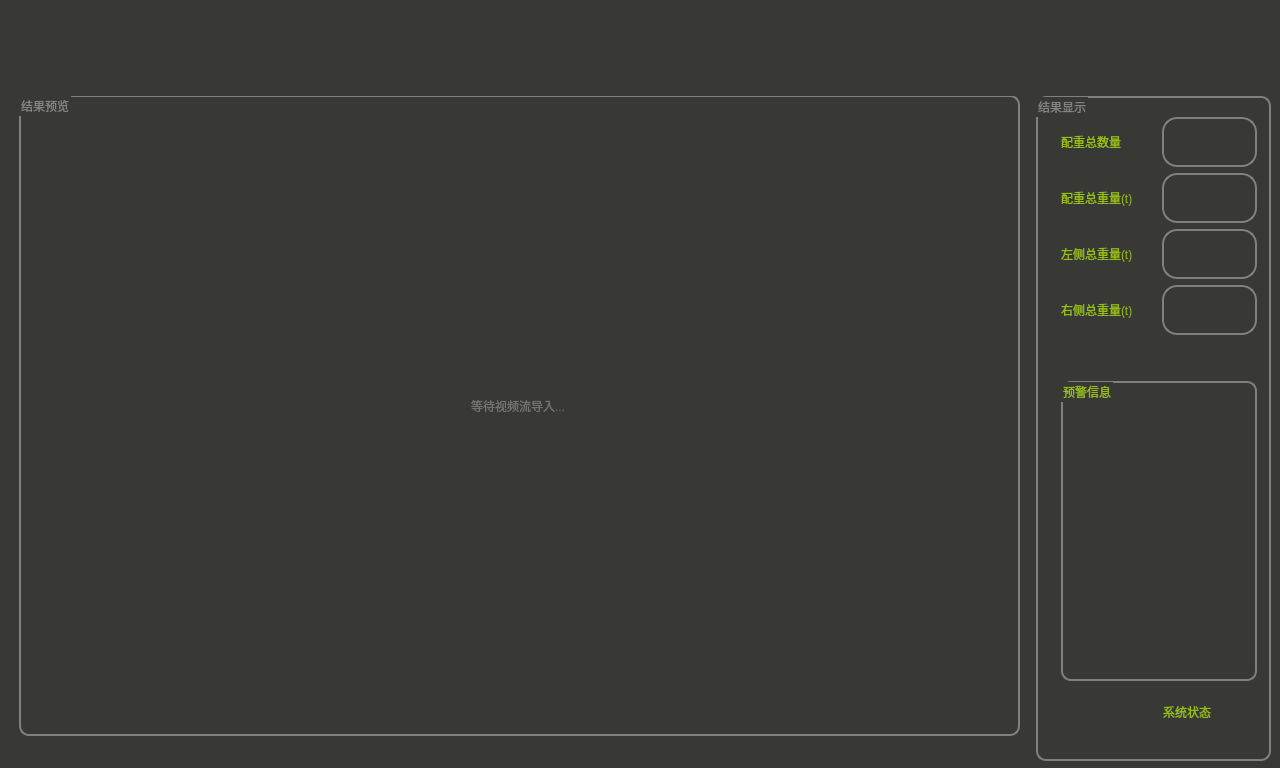
<?xml version="1.0" encoding="UTF-8"?>
<ui version="4.0">
 <class>MainWindow</class>
 <widget class="QWidget" name="MainWindow">
  <property name="geometry">
   <rect>
    <x>0</x>
    <y>0</y>
    <width>1280</width>
    <height>768</height>
   </rect>
  </property>
  <property name="windowTitle">
   <string>MainWindow</string>
  </property>
  <property name="styleSheet">
   <string notr="true">background-color: rgb(56, 57, 52);</string>
  </property>
  <widget class="QWidget" name="verticalLayoutWidget">
   <property name="geometry">
    <rect>
     <x>10</x>
     <y>10</y>
     <width>1261</width>
     <height>751</height>
    </rect>
   </property>
   <layout class="QVBoxLayout" name="verticalLayout">
    <item>
     <layout class="QHBoxLayout" name="horizontalLayout">
      <item>
       <widget class="QLabel" name="label">
        <property name="text">
         <string/>
        </property>
        <property name="pixmap">
         <pixmap>font/logo.png</pixmap>
        </property>
       </widget>
      </item>
      <item>
       <spacer name="horizontalSpacer">
        <property name="orientation">
         <enum>Qt::Horizontal</enum>
        </property>
        <property name="sizeHint" stdset="0">
         <size>
          <width>40</width>
          <height>20</height>
         </size>
        </property>
       </spacer>
      </item>
      <item>
       <widget class="QPushButton" name="exit">
        <property name="sizePolicy">
         <sizepolicy hsizetype="Preferred" vsizetype="Preferred">
          <horstretch>0</horstretch>
          <verstretch>0</verstretch>
         </sizepolicy>
        </property>
        <property name="minimumSize">
         <size>
          <width>80</width>
          <height>80</height>
         </size>
        </property>
        <property name="maximumSize">
         <size>
          <width>80</width>
          <height>80</height>
         </size>
        </property>
        <property name="layoutDirection">
         <enum>Qt::LeftToRight</enum>
        </property>
        <property name="styleSheet">
         <string notr="true">background-color:  transparent;
border:none;</string>
        </property>
        <property name="text">
         <string/>
        </property>
        <property name="icon">
         <iconset theme="face-laugh">
          <normaloff>font/退出.png</normaloff>font/退出.png</iconset>
        </property>
        <property name="iconSize">
         <size>
          <width>80</width>
          <height>80</height>
         </size>
        </property>
       </widget>
      </item>
     </layout>
    </item>
    <item>
     <layout class="QHBoxLayout" name="horizontalLayout_2">
      <item>
       <widget class="QStackedWidget" name="stackedWidget">
        <property name="sizePolicy">
         <sizepolicy hsizetype="Fixed" vsizetype="Preferred">
          <horstretch>0</horstretch>
          <verstretch>0</verstretch>
         </sizepolicy>
        </property>
        <property name="minimumSize">
         <size>
          <width>1020</width>
          <height>0</height>
         </size>
        </property>
        <property name="currentIndex">
         <number>1</number>
        </property>
        <widget class="QWidget" name="page_5">
         <widget class="QGroupBox" name="groupBox_2">
          <property name="geometry">
           <rect>
            <x>9</x>
            <y>-1</y>
            <width>1001</width>
            <height>211</height>
           </rect>
          </property>
          <property name="styleSheet">
           <string notr="true">QGroupBox
{
	
	background-color: transparent;
	font: 12pt &quot;Microsoft YaHei UI&quot;;
	color: rgb(131, 131, 131);
	border-radius:10px;
	border:2px solid gray;
}</string>
          </property>
          <property name="title">
           <string>视频流导入</string>
          </property>
          <widget class="QComboBox" name="stream_file_list">
           <property name="geometry">
            <rect>
             <x>140</x>
             <y>80</y>
             <width>651</width>
             <height>40</height>
            </rect>
           </property>
           <property name="minimumSize">
            <size>
             <width>0</width>
             <height>40</height>
            </size>
           </property>
           <property name="maximumSize">
            <size>
             <width>16777215</width>
             <height>40</height>
            </size>
           </property>
           <property name="mouseTracking">
            <bool>false</bool>
           </property>
           <property name="tabletTracking">
            <bool>false</bool>
           </property>
           <property name="acceptDrops">
            <bool>false</bool>
           </property>
           <property name="layoutDirection">
            <enum>Qt::LeftToRight</enum>
           </property>
           <property name="autoFillBackground">
            <bool>false</bool>
           </property>
           <property name="styleSheet">
            <string notr="true">QComboBox::down-arrow
{
	/*image:url(:/font/down-arrow.png);*/
}
QComboBox{
	color: rgb(255, 255, 255);
	font: 12pt &quot;Microsoft YaHei UI&quot;;
	background-color:transparent;
	border:2px solid gray;
	border-radius:15px;
}
QComboBox::drop-down 
{
	subcontrol-origin: padding;
	subcontrol-position: top right;
	width: 50px;
}

  QComboBox QAbstractItemView{
  border:2px solid gray;
  border-radius:3px;
	background-color:rgb(56, 57, 52);
    outline: 0px;  
}

QComboBox QAbstractItemView::item{
	height:36px;
	color:white;
	padding-left:0px;
}

QComboBox QAbstractItemView::item:selected{
  background-color:#97BE15;
  color:#ffffff;
  border:2px solid gray;
  border-radius:15px;
}</string>
           </property>
           <property name="editable">
            <bool>false</bool>
           </property>
           <property name="iconSize">
            <size>
             <width>30</width>
             <height>30</height>
            </size>
           </property>
           <property name="duplicatesEnabled">
            <bool>false</bool>
           </property>
           <property name="frame">
            <bool>true</bool>
           </property>
           <item>
            <property name="text">
             <string>0</string>
            </property>
           </item>
           <item>
            <property name="text">
             <string>D:\视频\超起配重3月8日.mp4</string>
            </property>
           </item>
          </widget>
          <widget class="QPushButton" name="open_stream_file">
           <property name="geometry">
            <rect>
             <x>840</x>
             <y>70</y>
             <width>60</width>
             <height>60</height>
            </rect>
           </property>
           <property name="sizePolicy">
            <sizepolicy hsizetype="Preferred" vsizetype="Preferred">
             <horstretch>0</horstretch>
             <verstretch>0</verstretch>
            </sizepolicy>
           </property>
           <property name="minimumSize">
            <size>
             <width>60</width>
             <height>60</height>
            </size>
           </property>
           <property name="maximumSize">
            <size>
             <width>60</width>
             <height>60</height>
            </size>
           </property>
           <property name="layoutDirection">
            <enum>Qt::LeftToRight</enum>
           </property>
           <property name="styleSheet">
            <string notr="true">background-color:  transparent;
border:none;</string>
           </property>
           <property name="icon">
            <iconset theme="face-laugh">
             <normaloff>font/搜索.png</normaloff>font/搜索.png</iconset>
           </property>
           <property name="iconSize">
            <size>
             <width>60</width>
             <height>60</height>
            </size>
           </property>
          </widget>
         </widget>
         <widget class="QPushButton" name="stream_import">
          <property name="geometry">
           <rect>
            <x>940</x>
            <y>580</y>
            <width>60</width>
            <height>60</height>
           </rect>
          </property>
          <property name="sizePolicy">
           <sizepolicy hsizetype="Fixed" vsizetype="Fixed">
            <horstretch>0</horstretch>
            <verstretch>0</verstretch>
           </sizepolicy>
          </property>
          <property name="minimumSize">
           <size>
            <width>60</width>
            <height>60</height>
           </size>
          </property>
          <property name="maximumSize">
           <size>
            <width>60</width>
            <height>60</height>
           </size>
          </property>
          <property name="styleSheet">
           <string notr="true">background-color:  transparent;
border:none;</string>
          </property>
          <property name="text">
           <string/>
          </property>
          <property name="icon">
           <iconset theme="face-laugh">
            <normaloff>font/进入.png</normaloff>font/进入.png</iconset>
          </property>
          <property name="iconSize">
           <size>
            <width>60</width>
            <height>60</height>
           </size>
          </property>
         </widget>
         <widget class="QGroupBox" name="groupBox_4">
          <property name="geometry">
           <rect>
            <x>9</x>
            <y>219</y>
            <width>1001</width>
            <height>351</height>
           </rect>
          </property>
          <property name="styleSheet">
           <string notr="true">QGroupBox
{
	
	background-color: transparent;
	font: 12pt &quot;Microsoft YaHei UI&quot;;
	color: rgb(131, 131, 131);
	border-radius:10px;
	border:2px solid gray;
}</string>
          </property>
          <property name="title">
           <string>推理参数设置</string>
          </property>
          <widget class="QLabel" name="label_2">
           <property name="geometry">
            <rect>
             <x>10</x>
             <y>50</y>
             <width>111</width>
             <height>21</height>
            </rect>
           </property>
           <property name="styleSheet">
            <string notr="true">font: 12pt &quot;Microsoft YaHei UI&quot;;
color: rgb(151, 151, 151);</string>
           </property>
           <property name="text">
            <string>模型权重文件</string>
           </property>
          </widget>
          <widget class="QLabel" name="label_6">
           <property name="geometry">
            <rect>
             <x>10</x>
             <y>120</y>
             <width>91</width>
             <height>21</height>
            </rect>
           </property>
           <property name="styleSheet">
            <string notr="true">font: 12pt &quot;Microsoft YaHei UI&quot;;
color: rgb(151, 151, 151);</string>
           </property>
           <property name="text">
            <string>推理设备</string>
           </property>
          </widget>
          <widget class="QLabel" name="label_7">
           <property name="geometry">
            <rect>
             <x>10</x>
             <y>180</y>
             <width>91</width>
             <height>21</height>
            </rect>
           </property>
           <property name="styleSheet">
            <string notr="true">font: 12pt &quot;Microsoft YaHei UI&quot;;
color: rgb(151, 151, 151);</string>
           </property>
           <property name="text">
            <string>图片尺寸</string>
           </property>
          </widget>
          <widget class="QLabel" name="label_8">
           <property name="geometry">
            <rect>
             <x>10</x>
             <y>280</y>
             <width>91</width>
             <height>21</height>
            </rect>
           </property>
           <property name="styleSheet">
            <string notr="true">font: 12pt &quot;Microsoft YaHei UI&quot;;
color: rgb(151, 151, 151);</string>
           </property>
           <property name="text">
            <string>推理置信度</string>
           </property>
          </widget>
          <widget class="QSlider" name="conf">
           <property name="geometry">
            <rect>
             <x>140</x>
             <y>280</y>
             <width>651</width>
             <height>16</height>
            </rect>
           </property>
           <property name="styleSheet">
            <string notr="true">QSlider::groove:horizontal
{
    height: 10px;
    background: #C0C0C0;
    border: none;
    border-radius: 3px;
    padding-left:-1px;
    padding-right:-1px;
}
QSlider::handle:horizontal {
    background: white; /* 滑块的背景色 */
    border: 1px solid #5c5c5c; /* 滑块的边框样式 */
    width: 15px; /* 滑块的宽度 */
    margin: -4px 0; /* 滑块与轨道的间距 */
    border-radius: 7px; /* 滑块的圆角半径 */
}
QSlider::sub-page:horizontal
{
    height: 10px;
    background:  #97BE15;
    border: none ;
    border-radius: 2px;
}

// 还没划过的地方
QSlider::add-page:horizontal
{
    height: 10px;
    background: #gray;
    border: 0px solid ;
    border-radius: 2px;
}

</string>
           </property>
           <property name="maximum">
            <number>100</number>
           </property>
           <property name="singleStep">
            <number>1</number>
           </property>
           <property name="value">
            <number>50</number>
           </property>
           <property name="orientation">
            <enum>Qt::Horizontal</enum>
           </property>
          </widget>
          <widget class="QLabel" name="conf_value">
           <property name="geometry">
            <rect>
             <x>830</x>
             <y>280</y>
             <width>91</width>
             <height>20</height>
            </rect>
           </property>
           <property name="styleSheet">
            <string notr="true">font: 12pt &quot;Microsoft YaHei UI&quot;;
color: rgb(151, 151, 151);</string>
           </property>
           <property name="text">
            <string>0.50</string>
           </property>
          </widget>
          <widget class="QPushButton" name="open_weight_file">
           <property name="geometry">
            <rect>
             <x>840</x>
             <y>30</y>
             <width>60</width>
             <height>60</height>
            </rect>
           </property>
           <property name="sizePolicy">
            <sizepolicy hsizetype="Preferred" vsizetype="Preferred">
             <horstretch>0</horstretch>
             <verstretch>0</verstretch>
            </sizepolicy>
           </property>
           <property name="minimumSize">
            <size>
             <width>60</width>
             <height>60</height>
            </size>
           </property>
           <property name="maximumSize">
            <size>
             <width>60</width>
             <height>60</height>
            </size>
           </property>
           <property name="layoutDirection">
            <enum>Qt::LeftToRight</enum>
           </property>
           <property name="styleSheet">
            <string notr="true">background-color:  transparent;
border:none;</string>
           </property>
           <property name="icon">
            <iconset theme="face-laugh">
             <normaloff>font/搜索.png</normaloff>font/搜索.png</iconset>
           </property>
           <property name="iconSize">
            <size>
             <width>60</width>
             <height>60</height>
            </size>
           </property>
          </widget>
          <widget class="QComboBox" name="weight_file_list">
           <property name="geometry">
            <rect>
             <x>140</x>
             <y>40</y>
             <width>651</width>
             <height>40</height>
            </rect>
           </property>
           <property name="minimumSize">
            <size>
             <width>0</width>
             <height>40</height>
            </size>
           </property>
           <property name="maximumSize">
            <size>
             <width>16777215</width>
             <height>40</height>
            </size>
           </property>
           <property name="mouseTracking">
            <bool>false</bool>
           </property>
           <property name="tabletTracking">
            <bool>false</bool>
           </property>
           <property name="acceptDrops">
            <bool>false</bool>
           </property>
           <property name="layoutDirection">
            <enum>Qt::LeftToRight</enum>
           </property>
           <property name="autoFillBackground">
            <bool>false</bool>
           </property>
           <property name="styleSheet">
            <string notr="true">QComboBox{
	color: rgb(255, 255, 255);
	font: 12pt &quot;Microsoft YaHei UI&quot;;
	background-color:transparent;
	border:2px solid gray;
	border-radius:15px;
}
QComboBox::drop-down 
{
	subcontrol-origin: padding;
	subcontrol-position: top right;
	width: 50px;
}
QComboBox::down-arrow
{
	/*image:url(:/font/down-arrow.png);*/
}
  QComboBox QAbstractItemView{
  border:2px solid gray;
  border-radius:3px;
	background-color:rgb(56, 57, 52);
    outline: 0px;  
}

QComboBox QAbstractItemView::item{
	height:36px;
	color:white;
	padding-left:0px;
}

QComboBox QAbstractItemView::item:selected{
  background-color:#97BE15;
  color:#ffffff;
  border:2px solid gray;
  border-radius:15px;
}</string>
           </property>
           <property name="editable">
            <bool>false</bool>
           </property>
           <property name="iconSize">
            <size>
             <width>30</width>
             <height>30</height>
            </size>
           </property>
           <property name="duplicatesEnabled">
            <bool>false</bool>
           </property>
           <property name="frame">
            <bool>true</bool>
           </property>
           <item>
            <property name="text">
             <string>D:\Download\best.pt</string>
            </property>
           </item>
          </widget>
          <widget class="QWidget" name="horizontalLayoutWidget">
           <property name="geometry">
            <rect>
             <x>140</x>
             <y>110</y>
             <width>741</width>
             <height>51</height>
            </rect>
           </property>
           <layout class="QHBoxLayout" name="horizontalLayout_4">
            <item>
             <widget class="QCheckBox" name="GPU">
              <property name="styleSheet">
               <string notr="true">QCheckBox {
    color:white;
	font: 12pt &quot;Microsoft YaHei UI&quot;;
    background-color:transparent;
}

QCheckBox::indicator {
    /* 选择框尺寸 */
    width:20px;
    height:20px;
}
</string>
              </property>
              <property name="text">
               <string>GPU</string>
              </property>
              <property name="checked">
               <bool>true</bool>
              </property>
             </widget>
            </item>
            <item>
             <widget class="QCheckBox" name="CPU">
              <property name="styleSheet">
               <string notr="true">QCheckBox {
    color:white;
	font: 12pt &quot;Microsoft YaHei UI&quot;;
    background-color:transparent;
}

QCheckBox::indicator {
    /* 选择框尺寸 */
    width:20px;
    height:20px;
}</string>
              </property>
              <property name="text">
               <string>CPU</string>
              </property>
             </widget>
            </item>
           </layout>
          </widget>
          <widget class="QLineEdit" name="imgsz">
           <property name="geometry">
            <rect>
             <x>140</x>
             <y>180</y>
             <width>113</width>
             <height>31</height>
            </rect>
           </property>
           <property name="layoutDirection">
            <enum>Qt::LeftToRight</enum>
           </property>
           <property name="styleSheet">
            <string notr="true">border:2px solid gray;
font: 12pt &quot;Microsoft YaHei UI&quot;;
border-radius:4px;
color: rgb(255, 255, 255);
background-color: transparent;
</string>
           </property>
           <property name="text">
            <string>640</string>
           </property>
          </widget>
         </widget>
        </widget>
        <widget class="QWidget" name="page_6">
         <widget class="QGroupBox" name="groupBox_3">
          <property name="geometry">
           <rect>
            <x>9</x>
            <y>-1</y>
            <width>1001</width>
            <height>641</height>
           </rect>
          </property>
          <property name="styleSheet">
           <string notr="true">QGroupBox
{
	
	font: 12pt &quot;Microsoft YaHei UI&quot;;
	color: rgb(131, 131, 131);
	border-radius:10px;
	border:2px solid gray;
}</string>
          </property>
          <property name="title">
           <string>结果预览</string>
          </property>
          <widget class="QWidget" name="verticalLayoutWidget_3">
           <property name="geometry">
            <rect>
             <x>9</x>
             <y>19</y>
             <width>981</width>
             <height>611</height>
            </rect>
           </property>
           <layout class="QVBoxLayout" name="verticalLayout_3">
            <item>
             <layout class="QGridLayout" name="gridLayout">
              <item row="1" column="0">
               <spacer name="horizontalSpacer_2">
                <property name="orientation">
                 <enum>Qt::Horizontal</enum>
                </property>
                <property name="sizeHint" stdset="0">
                 <size>
                  <width>40</width>
                  <height>20</height>
                 </size>
                </property>
               </spacer>
              </item>
              <item row="1" column="1">
               <widget class="QLabel" name="annotated_image">
                <property name="sizePolicy">
                 <sizepolicy hsizetype="Fixed" vsizetype="Fixed">
                  <horstretch>0</horstretch>
                  <verstretch>0</verstretch>
                 </sizepolicy>
                </property>
                <property name="minimumSize">
                 <size>
                  <width>960</width>
                  <height>540</height>
                 </size>
                </property>
                <property name="styleSheet">
                 <string notr="true">color: rgb(115, 115, 115);
font: 700 14pt &quot;Microsoft YaHei UI&quot;;</string>
                </property>
                <property name="text">
                 <string>等待视频流导入...</string>
                </property>
                <property name="alignment">
                 <set>Qt::AlignCenter</set>
                </property>
               </widget>
              </item>
              <item row="1" column="2">
               <spacer name="horizontalSpacer_3">
                <property name="orientation">
                 <enum>Qt::Horizontal</enum>
                </property>
                <property name="sizeHint" stdset="0">
                 <size>
                  <width>40</width>
                  <height>20</height>
                 </size>
                </property>
               </spacer>
              </item>
              <item row="0" column="1">
               <spacer name="verticalSpacer">
                <property name="orientation">
                 <enum>Qt::Vertical</enum>
                </property>
                <property name="sizeHint" stdset="0">
                 <size>
                  <width>20</width>
                  <height>40</height>
                 </size>
                </property>
               </spacer>
              </item>
              <item row="2" column="1">
               <spacer name="verticalSpacer_2">
                <property name="orientation">
                 <enum>Qt::Vertical</enum>
                </property>
                <property name="sizeHint" stdset="0">
                 <size>
                  <width>20</width>
                  <height>40</height>
                 </size>
                </property>
               </spacer>
              </item>
             </layout>
            </item>
            <item>
             <layout class="QHBoxLayout" name="horizontalLayout_3">
              <item>
               <widget class="QPushButton" name="stream_reload">
                <property name="styleSheet">
                 <string notr="true">background-color:  transparent;
border:none;</string>
                </property>
                <property name="text">
                 <string/>
                </property>
                <property name="icon">
                 <iconset>
                  <normaloff>font/左箭头.png</normaloff>font/左箭头.png</iconset>
                </property>
                <property name="iconSize">
                 <size>
                  <width>40</width>
                  <height>40</height>
                 </size>
                </property>
               </widget>
              </item>
              <item>
               <spacer name="horizontalSpacer_4">
                <property name="orientation">
                 <enum>Qt::Horizontal</enum>
                </property>
                <property name="sizeHint" stdset="0">
                 <size>
                  <width>40</width>
                  <height>20</height>
                 </size>
                </property>
               </spacer>
              </item>
             </layout>
            </item>
           </layout>
          </widget>
         </widget>
        </widget>
       </widget>
      </item>
      <item>
       <layout class="QVBoxLayout" name="verticalLayout_2">
        <item>
         <widget class="QGroupBox" name="groupBox">
          <property name="styleSheet">
           <string notr="true">QGroupBox
{
	
	font: 12pt &quot;Microsoft YaHei UI&quot;;
	color: rgb(131, 131, 131);
	border-radius:10px;
	border:2px solid gray;
}</string>
          </property>
          <property name="title">
           <string>结果显示</string>
          </property>
          <widget class="QWidget" name="verticalLayoutWidget_2">
           <property name="geometry">
            <rect>
             <x>10</x>
             <y>21</y>
             <width>221</width>
             <height>630</height>
            </rect>
           </property>
           <layout class="QVBoxLayout" name="verticalLayout_4">
            <property name="leftMargin">
             <number>5</number>
            </property>
            <item>
             <layout class="QHBoxLayout" name="horizontalLayout_5">
              <property name="leftMargin">
               <number>10</number>
              </property>
              <property name="rightMargin">
               <number>10</number>
              </property>
              <item>
               <widget class="QLabel" name="label_3">
                <property name="styleSheet">
                 <string notr="true">background-color:transparent;
font: 12pt &quot;Microsoft YaHei UI&quot;;
color: rgb(151, 190, 21);</string>
                </property>
                <property name="text">
                 <string>配重总数量</string>
                </property>
               </widget>
              </item>
              <item>
               <widget class="QLabel" name="num_weight">
                <property name="sizePolicy">
                 <sizepolicy hsizetype="Fixed" vsizetype="Fixed">
                  <horstretch>0</horstretch>
                  <verstretch>0</verstretch>
                 </sizepolicy>
                </property>
                <property name="minimumSize">
                 <size>
                  <width>50</width>
                  <height>50</height>
                 </size>
                </property>
                <property name="maximumSize">
                 <size>
                  <width>150</width>
                  <height>50</height>
                 </size>
                </property>
                <property name="styleSheet">
                 <string notr="true">border:2px solid gray;
border-radius:15px;
background-color:transparent;
font: 12pt &quot;Microsoft YaHei UI&quot;;
color: white;
</string>
                </property>
                <property name="text">
                 <string/>
                </property>
                <property name="alignment">
                 <set>Qt::AlignCenter</set>
                </property>
               </widget>
              </item>
             </layout>
            </item>
            <item>
             <layout class="QHBoxLayout" name="horizontalLayout_6">
              <property name="leftMargin">
               <number>10</number>
              </property>
              <property name="rightMargin">
               <number>10</number>
              </property>
              <item>
               <widget class="QLabel" name="label_5">
                <property name="styleSheet">
                 <string notr="true">background-color:transparent;
font: 12pt &quot;Microsoft YaHei UI&quot;;
color: rgb(151, 190, 21);</string>
                </property>
                <property name="text">
                 <string>配重总重量(t)</string>
                </property>
               </widget>
              </item>
              <item>
               <widget class="QLabel" name="total_mass">
                <property name="sizePolicy">
                 <sizepolicy hsizetype="Fixed" vsizetype="Fixed">
                  <horstretch>0</horstretch>
                  <verstretch>0</verstretch>
                 </sizepolicy>
                </property>
                <property name="minimumSize">
                 <size>
                  <width>50</width>
                  <height>50</height>
                 </size>
                </property>
                <property name="maximumSize">
                 <size>
                  <width>150</width>
                  <height>50</height>
                 </size>
                </property>
                <property name="styleSheet">
                 <string notr="true">border:2px solid gray;
border-radius:15px;
background-color:transparent;
font: 12pt &quot;Microsoft YaHei UI&quot;;
color: white;
</string>
                </property>
                <property name="text">
                 <string/>
                </property>
                <property name="alignment">
                 <set>Qt::AlignCenter</set>
                </property>
               </widget>
              </item>
             </layout>
            </item>
            <item>
             <layout class="QHBoxLayout" name="horizontalLayout_7">
              <property name="leftMargin">
               <number>10</number>
              </property>
              <property name="rightMargin">
               <number>10</number>
              </property>
              <item>
               <widget class="QLabel" name="label_10">
                <property name="styleSheet">
                 <string notr="true">background-color:transparent;
font: 12pt &quot;Microsoft YaHei UI&quot;;
color: rgb(151, 190, 21);</string>
                </property>
                <property name="text">
                 <string>左侧总重量(t)</string>
                </property>
               </widget>
              </item>
              <item>
               <widget class="QLabel" name="total_mass_L">
                <property name="sizePolicy">
                 <sizepolicy hsizetype="Fixed" vsizetype="Fixed">
                  <horstretch>0</horstretch>
                  <verstretch>0</verstretch>
                 </sizepolicy>
                </property>
                <property name="minimumSize">
                 <size>
                  <width>50</width>
                  <height>50</height>
                 </size>
                </property>
                <property name="maximumSize">
                 <size>
                  <width>150</width>
                  <height>50</height>
                 </size>
                </property>
                <property name="styleSheet">
                 <string notr="true">border:2px solid gray;
border-radius:15px;
background-color:transparent;
font: 12pt &quot;Microsoft YaHei UI&quot;;
color: white;
</string>
                </property>
                <property name="text">
                 <string/>
                </property>
                <property name="alignment">
                 <set>Qt::AlignCenter</set>
                </property>
               </widget>
              </item>
             </layout>
            </item>
            <item>
             <layout class="QHBoxLayout" name="horizontalLayout_8">
              <property name="leftMargin">
               <number>10</number>
              </property>
              <property name="rightMargin">
               <number>10</number>
              </property>
              <item>
               <widget class="QLabel" name="label_12">
                <property name="styleSheet">
                 <string notr="true">background-color:transparent;
font: 12pt &quot;Microsoft YaHei UI&quot;;
color: rgb(151, 190, 21);</string>
                </property>
                <property name="text">
                 <string>右侧总重量(t)</string>
                </property>
               </widget>
              </item>
              <item>
               <widget class="QLabel" name="total_mass_R">
                <property name="sizePolicy">
                 <sizepolicy hsizetype="Fixed" vsizetype="Fixed">
                  <horstretch>0</horstretch>
                  <verstretch>0</verstretch>
                 </sizepolicy>
                </property>
                <property name="minimumSize">
                 <size>
                  <width>50</width>
                  <height>50</height>
                 </size>
                </property>
                <property name="maximumSize">
                 <size>
                  <width>150</width>
                  <height>50</height>
                 </size>
                </property>
                <property name="styleSheet">
                 <string notr="true">border:2px solid gray;
border-radius:15px;
background-color:transparent;
font: 12pt &quot;Microsoft YaHei UI&quot;;
color: white;
</string>
                </property>
                <property name="text">
                 <string/>
                </property>
                <property name="alignment">
                 <set>Qt::AlignCenter</set>
                </property>
               </widget>
              </item>
             </layout>
            </item>
            <item>
             <spacer name="verticalSpacer_3">
              <property name="orientation">
               <enum>Qt::Vertical</enum>
              </property>
              <property name="sizeHint" stdset="0">
               <size>
                <width>20</width>
                <height>40</height>
               </size>
              </property>
             </spacer>
            </item>
            <item>
             <layout class="QVBoxLayout" name="verticalLayout_5">
              <property name="leftMargin">
               <number>10</number>
              </property>
              <property name="rightMargin">
               <number>10</number>
              </property>
              <item>
               <widget class="QGroupBox" name="groupBox_5">
                <property name="sizePolicy">
                 <sizepolicy hsizetype="Preferred" vsizetype="Fixed">
                  <horstretch>0</horstretch>
                  <verstretch>0</verstretch>
                 </sizepolicy>
                </property>
                <property name="minimumSize">
                 <size>
                  <width>0</width>
                  <height>300</height>
                 </size>
                </property>
                <property name="styleSheet">
                 <string notr="true">color: rgb(151, 190, 21);
font: 12pt &quot;Microsoft YaHei UI&quot;;</string>
                </property>
                <property name="title">
                 <string>预警信息</string>
                </property>
                <widget class="QLabel" name="warming_info">
                 <property name="geometry">
                  <rect>
                   <x>10</x>
                   <y>20</y>
                   <width>181</width>
                   <height>271</height>
                  </rect>
                 </property>
                 <property name="styleSheet">
                  <string notr="true">color: rgb(255, 255, 255);
font: 12pt &quot;Microsoft YaHei UI&quot;;</string>
                 </property>
                 <property name="text">
                  <string/>
                 </property>
                 <property name="alignment">
                  <set>Qt::AlignCenter</set>
                 </property>
                </widget>
               </widget>
              </item>
             </layout>
            </item>
            <item>
             <layout class="QHBoxLayout" name="horizontalLayout_9">
              <property name="leftMargin">
               <number>10</number>
              </property>
              <property name="rightMargin">
               <number>10</number>
              </property>
              <property name="bottomMargin">
               <number>10</number>
              </property>
              <item>
               <widget class="QLabel" name="warming_alarm">
                <property name="sizePolicy">
                 <sizepolicy hsizetype="Fixed" vsizetype="Fixed">
                  <horstretch>0</horstretch>
                  <verstretch>0</verstretch>
                 </sizepolicy>
                </property>
                <property name="minimumSize">
                 <size>
                  <width>50</width>
                  <height>50</height>
                 </size>
                </property>
                <property name="maximumSize">
                 <size>
                  <width>50</width>
                  <height>50</height>
                 </size>
                </property>
                <property name="styleSheet">
                 <string notr="true">background-color:transparent;
font: 12pt &quot;Microsoft YaHei UI&quot;;
color: rgb(151, 190, 21);</string>
                </property>
                <property name="text">
                 <string/>
                </property>
                <property name="pixmap">
                 <pixmap>font/绿灯.png</pixmap>
                </property>
                <property name="scaledContents">
                 <bool>true</bool>
                </property>
                <property name="alignment">
                 <set>Qt::AlignCenter</set>
                </property>
               </widget>
              </item>
              <item>
               <widget class="QLabel" name="label_15">
                <property name="styleSheet">
                 <string notr="true">background-color:transparent;
font: 700 14pt &quot;Microsoft YaHei UI&quot;;
color: rgb(151, 190, 21);</string>
                </property>
                <property name="text">
                 <string>系统状态</string>
                </property>
                <property name="alignment">
                 <set>Qt::AlignCenter</set>
                </property>
               </widget>
              </item>
             </layout>
            </item>
           </layout>
          </widget>
         </widget>
        </item>
       </layout>
      </item>
     </layout>
    </item>
   </layout>
  </widget>
 </widget>
 <resources/>
 <connections/>
</ui>
